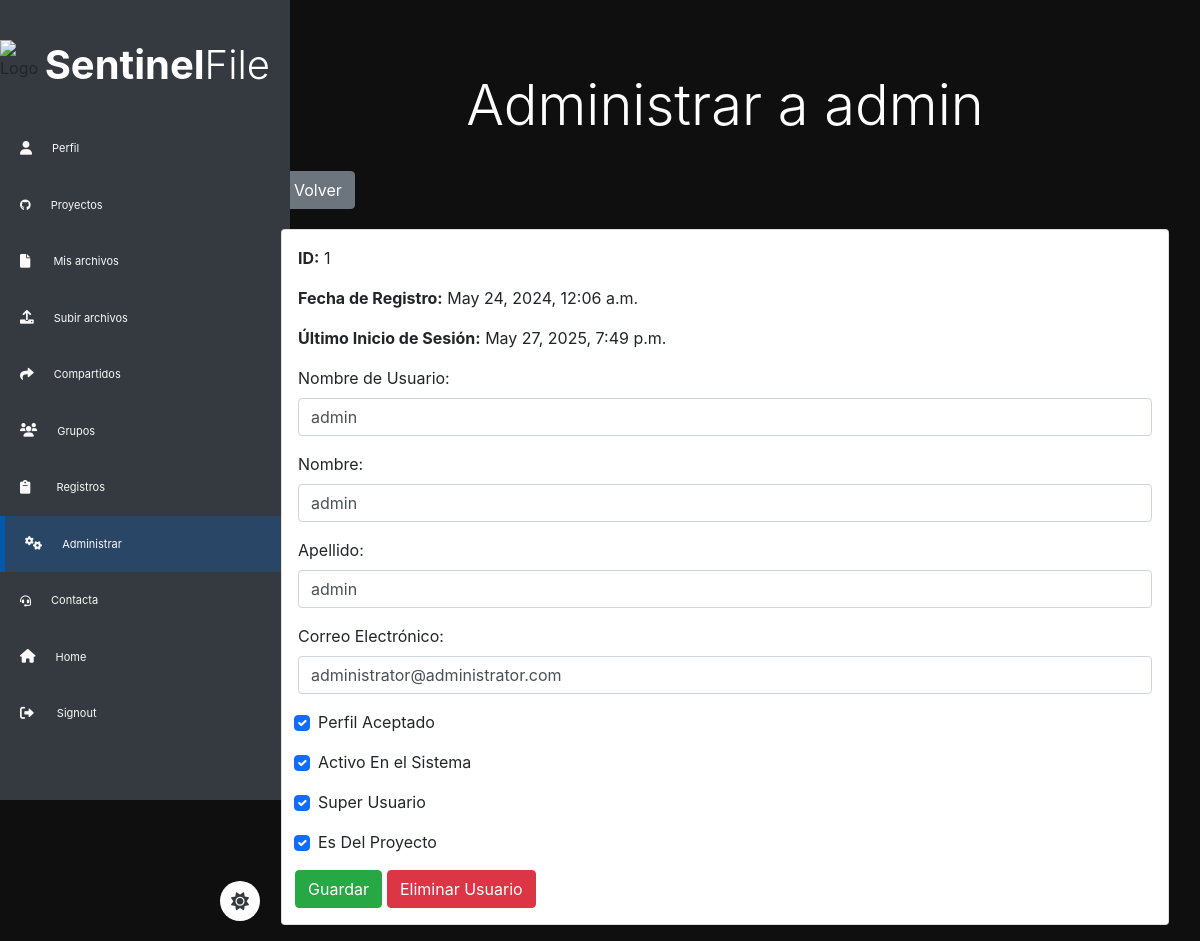
Page /administrar/usuarios/1/ (signed in) on the earlier database version.
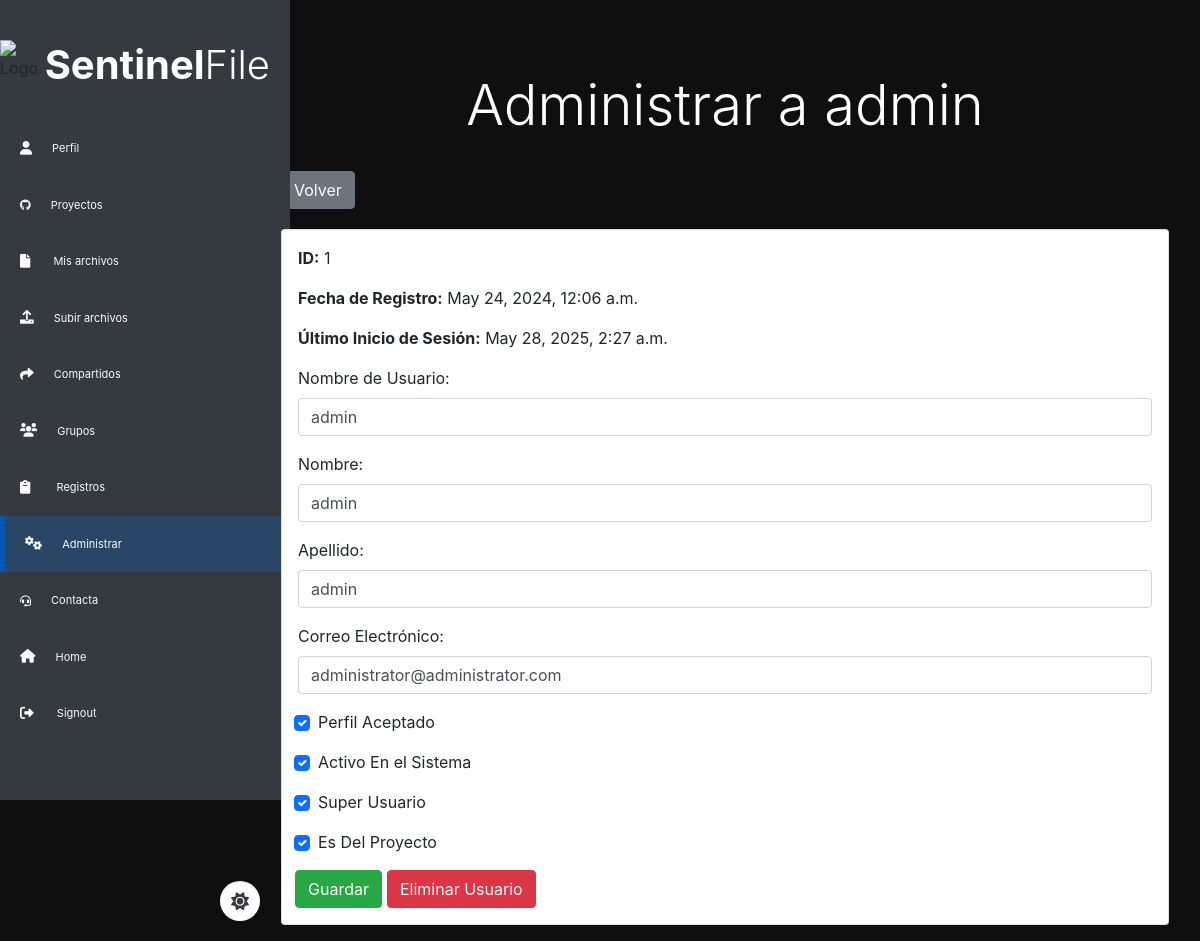
Same page on the later database version.
### archivos/models.py (models this page shows, shortened)
class CustomUser(AbstractUser):
    is_accepted = models.BooleanField(
        _("accept status"),
        default=False,
        help_text=_("Designates whether this user is accepted."),
    )
    edad = models.IntegerField(default=0, null=True, blank=True)

### archivos/views.py (the view, shortened to what this page needs)
# urls.py: path('administrar/usuarios/<int:id>/', views.admi_usuario, name='admi_usuario'),
@accepted_user_required
@user_passes_test(is_staff)
@login_required
def admi_usuario(request, id):
    usuario = get_object_or_404(CustomUser, id=id)
    return render(request, 'admi_usuario.html', {'usuario': usuario})

### archivos/views.py (called while the page is built)
def is_staff(user):
    return user.is_authenticated and user.is_staff

def accepted_user_required(view_func):
    decorated_view_func = user_passes_test(
        lambda user: user.is_authenticated and user.is_accepted,
        login_url='/perfil'  # Redirige a la página de perfil si el usuario no tiene is_accepted
    )(view_func)
    return decorated_view_func

### archivos/templates/admi_usuario.html (shortened to what this page needs)
{% extends 'baseusuario.html' %}
{% block content %}
<div class="container">
  <h2 class="text-center display-4 py-4 mt-5">Administrar a {{ usuario.username }}</h2>
  <a href="/administrar/usuarios/" class="btn btn-secondary mb-1 ml-3">Volver</a>
    <div class="card p-3 m-3">
        <p><strong>ID:</strong> {{ usuario.id }}</p>
        <p><strong>Fecha de Registro:</strong> {{ usuario.date_joined }}</p>
        <p><strong>Último Inicio de Sesión:</strong> {{ usuario.last_login }}</p>
        <form method="post" enctype="multipart/form-data">
        <div class="form-group">
            <label for="username">Nombre de Usuario:</label>
            <input type="text" class="form-control" id="username" name="username" value="{{ usuario.username }}">
        </div>
        <div class="form-group">
            <label for="first_name">Nombre:</label>
            <input type="text" class="form-control" id="first_name" name="first_name" value="{{ usuario.first_name }}">
        </div>
        <div class="form-group">
            <label for="last_name">Apellido:</label>
            <input type="text" class="form-control" id="last_name" name="last_name" value="{{ usuario.last_name }}">
        </div>
        <div class="form-group">
            <label for="email">Correo Electrónico:</label>
            <input type="email" class="form-control" id="email" name="email" value="{{ usuario.email }}">
        </div>
        <div class="row">
          <div class="col-md-8">
              <div class="form-group">
                  <div class="form-check">
                      <input type="checkbox" class="form-check-input" id="is_accepted" name="is_accepted" {% if usuario.is_accepted %} checked="yes" {% endif %}>
                      <label class="form-check-label" for="is_accepted">Perfil Aceptado</label>
                  </div>
              </div>
              <div class="form-group">
                  <div class="form-check">
                      <input type="checkbox" class="form-check-input" id="is_active" name="is_active" {% if usuario.is_active %}checked{% endif %}>
                      <label class="form-check-label" for="is_active">Activo En el Sistema</label>
                  </div>
              </div>
              <div class="form-group">
                  <div class="form-check">
                      <input type="checkbox" class="form-check-input" id="is_superuser" name="is_superuser" {% if usuario.is_superuser %}checked{% endif %}>
                      <label class="form-check-label" for="is_superuser">Super Usuario</label>
                  </div>
              </div>
              <div class="form-group">
                  <div class="form-check">
                      <input type="checkbox" class="form-check-input" id="is_staff" name="is_staff" {% if usuario.is_staff %}checked{% endif %}>
                      <label class="form-check-label" for="is_staff">Es Del Proyecto</label>
                  </div>
              </div>
          </div>
          <div style="display: flex; justify-content: flex-start;">
            <button type="submit" class="btn btn-success">Guardar</button>
            <button type="submit" class="btn btn-danger" name="eliminar" style="margin-left: 5px;">Eliminar Usuario</button>
        </div>
{% endblock %}

Differences in the rows shown:
changed CustomUser "admin": last_login "May 27, 2025, 7:49 p.m." → "May 28, 2025, 2:27 a.m."
